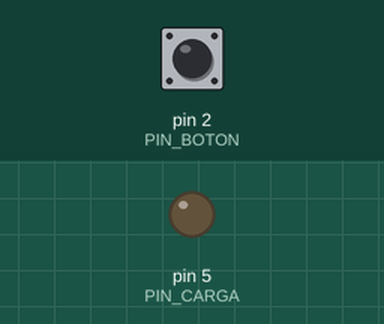
This sketch was run on a simulated Arduino Uno, built with avr-gcc and run on an emulated ATmega328P. On the bench: output pins drawn as LEDs (lit = HIGH). The test bench sets the inputs (shaded band); at power-on: pin 2 (PIN_BOTON) HIGH.

Above: at 1.2 s.
1.3 s: pin 2 (PIN_BOTON) pulled LOW for 0.15 s
At 1.37 s:
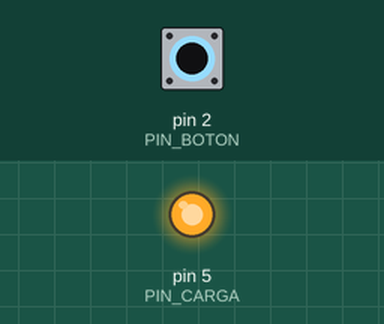
2.9 s: pin 2 (PIN_BOTON) pulled LOW for 3.2 s
At 6.6 s:
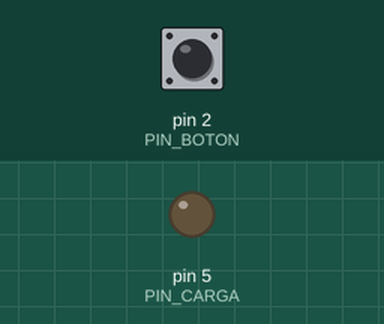
Timing chart, 0 to 8.1 s (numbered marks = the images above; inputs shaded):
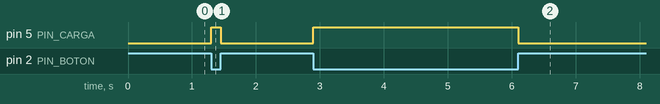

The sketch:

P17_motor_boton.ino
```cpp
/*
  P17 · Transistor como interruptor: encender una carga con un botón      Sesión 9
  ------------------------------------------------------------------
  El nombre del sketch dice "motor" porque ese es el destino de la sesión. HOY SE ARMA CON UN LED.

  !! EL MOTOR NO SE ARMA TODAVÍA (16 nov 2026) !!
  Se midió que el motor "3-6 V" funciona a partir de 0.95 A. El circuito del motor (PN2222 y
  módulo de fuente) solo aguanta 0.6 A y 0.7 A. Hasta confirmar cuánto consume el motor a 5 V
  (ver plan-curso-arduino.md, sección 11, V1) ese circuito está fuera de especificación.
  El código sirve igual con el LED y, más adelante, con el motor.
  ------------------------------------------------------------------
  Qué hace: la carga (el LED, o el motor cuando se destrabe) se enciende mientras mantienes
  presionado el botón.

  ¡NUNCA conectes una carga grande directo a un pin del Arduino! Un pin entrega máximo 40 mA
  (en la práctica, unos 20 mA) y un motor pide cientos de mA. Por eso se usa un TRANSISTOR
  como interruptor: una corriente pequeña en la base (pin 5) deja pasar una corriente grande
  entre colector y emisor.

  Conexiones de la VERSIÓN CON LED (la que se arma hoy):
    PN2222 (flat hacia ti, patas hacia abajo; según la hoja de datos del kit):
      pata 1 (izquierda) = EMISOR   -> GND (riel azul)
      pata 2 (centro)    = BASE     -> resistencia 330 ohm -> pin 5
      pata 3 (derecha)   = COLECTOR -> pata corta (-) del LED
    LED:  pata larga (+) -> resistencia 220 ohm -> 5 V (riel rojo)
    Botón: una pata -> pin 2 ; la pata OPUESTA (en diagonal) -> GND

  Conexiones de la VERSIÓN CON MOTOR (BLOQUEADA hasta resolver V1):
    Módulo de fuente en el protoboard con el + en el riel rojo y el - en el azul; jumpers de ambos
    lados en 5 V; adaptador de 9 V. GND común: el riel azul se une a un GND del Arduino.
    El motor reemplaza al LED: un cable al colector y el otro al +5 V del módulo.
    Diodo 1N4007 en paralelo con el motor: la raya (cátodo) hacia +5 V y el otro extremo al
    colector. Protege al transistor de los picos que genera el motor al apagarse.

  Ideas clave:
    - El transistor es un interruptor controlado por una corriente pequeña (la de la base)
      que deja pasar una corriente grande (la de la carga).
    - Toda la electrónica comparte la misma referencia: el GND común.
    - Revisa el dibujo de patas en la hoja de datos del PN2222 antes de conectar (1=E, 2=B, 3=C).
      Otros fabricantes de transistores parecidos numeran las patas al revés: se comprueba (V2).
    - Con el LED la carga pide unos 13 mA y la base unos 13 mA: los dos números son pequeños.
      Con un motor, la carga pedirá cientos de mA y la base seguirá pidiendo los mismos 13 mA.

  Seguridad: si el transistor se calienta, desconecta el USB. Con el motor: no bloquees el aspa;
  el módulo de fuente se calienta si el motor se traba.

  Retos:  - Con un solo toque enciende y con otro apaga (como la sesión 3).
          - Haz que la carga encienda 3 segundos al presionar y luego se apague sola.
          - Agrega más LED en paralelo (cada uno con su resistencia de 220 ohm): cuatro LED
            piden unos 50 mA, más de lo que aguanta un pin. ¿Los aguanta el transistor?
*/

const int PIN_BOTON = 2;
const int PIN_CARGA = 5;      // va a la base del transistor (con resistencia de 330 ohm)

void setup() {
  pinMode(PIN_BOTON, INPUT_PULLUP);
  pinMode(PIN_CARGA, OUTPUT);
}

void loop() {
  if (digitalRead(PIN_BOTON) == LOW) {
    digitalWrite(PIN_CARGA, HIGH);     // el transistor deja pasar corriente a la carga
  } else {
    digitalWrite(PIN_CARGA, LOW);
  }
}
```

Measured:
- after the input at 1.3 s, pin 5 (PIN_CARGA): LOW → HIGH at once, → LOW 0.15 s later
- after the input at 2.9 s, pin 5 (PIN_CARGA): LOW → HIGH at once, → LOW 3.2 s later
